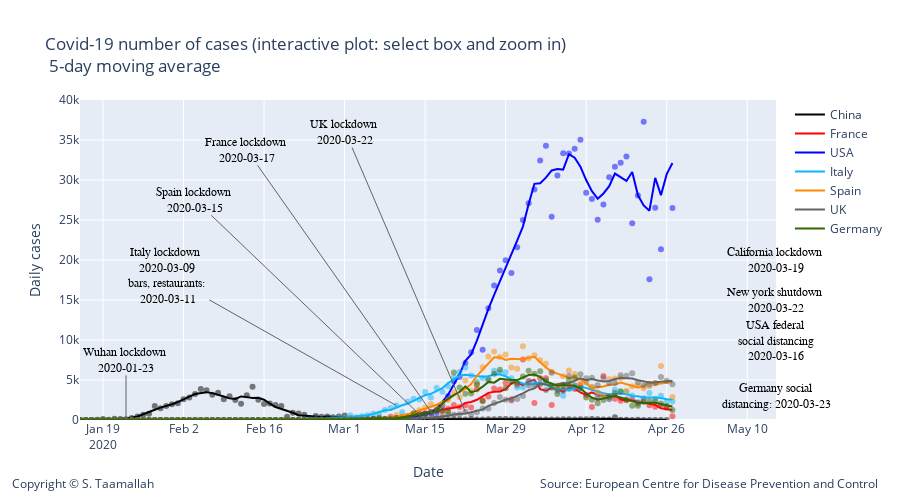

Notebook code cell kept with this figure:
### Code cell
degree = 1
#smooth_italy = smoothTriangle(df_italy['deaths'],degree)

smooth_china = smoothTriangle(df_china['cases'], degree)
smooth_france = smoothTriangle(df_france['cases'], degree)
smooth_italy = smoothTriangle(df_italy['cases'],degree)
smooth_usa = smoothTriangle(df_usa['cases'],degree)
smooth_uk = smoothTriangle(df_uk['cases'],degree)
smooth_germany = smoothTriangle(df_germany['cases'],degree)
smooth_spain = smoothTriangle(df_spain['cases'],degree)
smooth_korea = smoothTriangle(df_korea['cases'],degree)
smooth_netherlands = smoothTriangle(df_netherlands['cases'],degree)
smooth_belgium = smoothTriangle(df_belgium['cases'],degree)


smooth_china = smooth_3day(df_china['cases'])
smooth_france = smooth_3day(df_france['cases'])
smooth_italy = smooth_3day(df_italy['cases'])
smooth_usa = smooth_3day(df_usa['cases'])
smooth_uk = smooth_3day(df_uk['cases'])
smooth_germany = smooth_3day(df_germany['cases'])
smooth_spain = smooth_3day(df_spain['cases'])
smooth_korea = smooth_3day(df_korea['cases'])
smooth_netherlands = smooth_3day(df_netherlands['cases'])
smooth_belgium = smooth_3day(df_belgium['cases'])

smooth_china = smooth_5day(df_china['cases'])
smooth_france = smooth_5day(df_france['cases'])
smooth_italy = smooth_5day(df_italy['cases'])
smooth_usa = smooth_5day(df_usa['cases'])
smooth_uk = smooth_5day(df_uk['cases'])
smooth_germany = smooth_5day(df_germany['cases'])
smooth_spain = smooth_5day(df_spain['cases'])
smooth_korea = smooth_5day(df_korea['cases'])
smooth_netherlands = smooth_5day(df_netherlands['cases'])
smooth_belgium = smooth_5day(df_belgium['cases'])



# Add traces
trace1 = go.Scatter(
        x=df_china.index, 
        y=df_china['cases'],
        mode='markers',
        name='China daily cases',
        line_color='rgba(0, 0, 0, .5)',
        showlegend=False,
)

trace11 = go.Scatter(
        x=df_china.index, 
        y=smooth_china,
        mode='lines',
        name='China',
        line_color='rgba(0, 0, 0, 1)',
)


trace2 = go.Scatter(
        x=df_france.index, 
        y=df_france['cases'],
        mode='markers',
        name='France',
        line_color='rgba(256, 0, 0, .5)',
        showlegend=False,
)

trace22 = go.Scatter(
        x=df_france.index, 
        y=smooth_france,
        mode='lines',
        name='France',
        line_color='rgba(256, 0, 0, 1)',
)


trace3 = go.Scatter(
        x=df_usa.index, 
        y=df_usa['cases'],
        mode='markers',
        name='USA',
        line_color='rgba(0, 0, 255, .5)',
    showlegend=False,
)

trace33 = go.Scatter(
        x=df_usa.index, 
        y=smooth_usa,
        mode='lines',
        name='USA',
        line_color='rgba(0, 0, 255, 1)',
)
    
    
trace4 = go.Scatter(
        x=df_italy.index, 
        y=df_italy['cases'],
        mode='markers',
        name='Italy',
        line_color='rgba(14, 180, 252, .5)',
    showlegend=False,
)

trace44 = go.Scatter(
        x=df_italy.index, 
        y=smooth_italy,
        mode='lines',
        name='Italy',
        line_color='rgba(14, 180, 252, 1)',
)

trace5 = go.Scatter(
        x=df_spain.index, 
        y=df_spain['cases'],
        mode='markers',
        name='Spain',
        line_color='rgba(255, 137, 0, .5)',
    showlegend=False,
)

trace55 = go.Scatter(
        x=df_spain.index, 
        y=smooth_spain,
        mode='lines',
        name='Spain',
        line_color='rgba(255, 137, 0, 1)',
)


trace6 = go.Scatter(
        x=df_uk.index, 
        y=df_uk['cases'],
        mode='markers',
        name='UK',
        line_color='rgba(100, 100, 100, .5)',
    showlegend=False
)

trace66 = go.Scatter(
        x=df_uk.index, 
        y=smooth_uk,
        mode='lines',
        name='UK',
        line_color='rgba(100, 100, 100, 1)',
)

trace7 = go.Scatter(
        x=df_germany.index, 
        y=df_germany['cases'],
        mode='markers',
        name='Germany',
        line_color='rgba(51, 102, 0, .5)',
    showlegend=False,
)

trace77 = go.Scatter(
        x=df_germany.index, 
        y=smooth_germany,
        mode='lines',
        name='Germany',
        line_color='rgba(51, 102, 0, 1)',
)


data = [trace1,trace11, trace2, trace22, trace3, trace33, trace4, trace44, trace5, trace55, trace6, trace66, trace7, trace77]

layout = go.Layout(
    title="Covid-19 number of cases (interactive plot: select box and zoom in) <br> 5-day moving average",
    width=900,
    height=500,
    
    # Top left
    xaxis=dict(
        title='Date',
        range=['2020-01-15', '2020-05-15'],
    ),
    yaxis=dict(
        title='Daily cases',
        #type='log',
        range=[0,40000],
        anchor='x'
    ),
    
      annotations=[
        dict(
            x=1.15,
            y=-0.23,
            showarrow=False,
            text='Source: European Centre for Disease Prevention and Control',
            xref='paper',
            yref='paper'
        ),
        
        dict(
            x=-0.1,
            y=-0.23,
            showarrow=False,
            text='Copyright © S. Taamallah ',
            xref='paper',
            yref='paper'
        )
    ],
    
)



fig = go.Figure(data=data, layout=layout)



fig.add_annotation(
        x='2020-01-23',
        y=20,
        xref="x",
        yref="y",
        text="Wuhan lockdown <br> 2020-01-23 ",
        showarrow=True,
        font=dict(
            family="Courier New, monospace",
            size=12,
            color="black"
            ),
        align="center",
        arrowhead=0,
        arrowsize=1,
        arrowwidth=1,
        arrowcolor="#636363",
        ax=0,
        ay=-60,
        #bordercolor="#c7c7c7",
        #borderwidth=2,
        #borderpad=4,
        #bgcolor="#ff7f0e",
        #opacity=0.8
        )


fig.add_annotation(
        x='2020-03-10',
        y=1800,
        xref="x",
        yref="y",
        text="Italy lockdown <br> 2020-03-09 <br> bars, restaurants: <br> 2020-03-11",
        showarrow=True,
        font=dict(
            family="Courier New, monospace",
            size=12,
            color="black"
            ),
        align="center",
        arrowhead=0,
        arrowsize=1,
        arrowwidth=1,
        arrowcolor="#636363",
        ax=-230,
        ay=-130,
        #bordercolor="#c7c7c7",
        #borderwidth=2,
        #borderpad=4,
        #bgcolor="#ff7f0e",
        #opacity=0.8
        )


fig.add_annotation(
            x='2020-03-17',
            y=30,
            text="France lockdown <br> 2020-03-17 ",
            showarrow=True,
            font=dict(
            family="Courier New, monospace",
            size=12,
            color="black",
            ),
        align="center",
        arrowhead=0,
        arrowsize=1,
        arrowwidth=1,
        arrowcolor="#636363",
        ax=-190,
        ay=-270,
)


fig.add_annotation(
            x='2020-03-15',
            y=20,
            text="Spain lockdown <br> 2020-03-15 ",
            showarrow=True,
            font=dict(
            family="Courier New, monospace",
            size=12,
            color="black",
            ),
        align="center",
        arrowhead=0,
        arrowsize=1,
        arrowwidth=1,
        arrowcolor="#636363",
        ax=-230,
        ay=-220,
)


fig.add_annotation(
            x='2020-03-22',
            y=1000,
            text="UK lockdown <br> 2020-03-22 ",
            showarrow=True,
            font=dict(
            family="Courier New, monospace",
            size=12,
            color="black",
            ),
        align="center",
        arrowhead=0,
        arrowsize=1,
        arrowwidth=1,
        arrowcolor="#636363",
        ax=-120,
        ay=-280,
)

fig.add_annotation(
            x='2020-05-15',
            y=3000,
            text="Germany social <br> distancing: 2020-03-23 ",
            showarrow=False,
            font=dict(
            family="Courier New, monospace",
            size=12,
            color="black",
            ),
        align="center",
        arrowhead=0,
        arrowsize=1,
        arrowwidth=1,
        arrowcolor="#636363",
        ax=600,
        ay=-60,
)

fig.add_annotation(
            x='2020-05-15',
            y=10000,
            text="USA federal <br> social distancing <br> 2020-03-16 ",
            showarrow=False,
            font=dict(
            family="Courier New, monospace",
            size=12,
            color="black",
            ),
        align="center",
        arrowhead=0,
        arrowsize=1,
        arrowwidth=1,
        arrowcolor="#636363",
        ax=600,
        ay=-520,
)

fig.add_annotation(
            x='2020-05-15',
            y=15000,
            text="New york shutdown <br> 2020-03-22 ",
            showarrow=False,
            font=dict(
            family="Courier New, monospace",
            size=12,
            color="black",
            ),
        align="center",
        arrowhead=0,
        arrowsize=1,
        arrowwidth=1,
        arrowcolor="#636363",
        ax=600,
        ay=-420,
)



fig.add_annotation(
            x='2020-05-15',
            y=20000,
            text="California lockdown <br> 2020-03-19 ",
            showarrow=False,
            font=dict(
            family="Courier New, monospace",
            size=12,
            color="black",
            ),
        align="center",
        arrowhead=0,
        arrowsize=1,
        arrowwidth=1,
        arrowcolor="#636363",
        ax=600,
        ay=-320,
)

fig.show()
from plotly.offline import plot
plot(fig, filename="STaamallah_covid19_analysis_chart_3_20200426.html", auto_open = False)

#from IPython.display import HTML, display
#display(HTML('STaamallah_covid19_analysis_chart_3_20200403.html'), metadata=dict(isolated=True))
